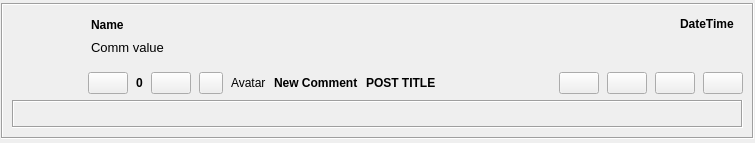
<?xml version="1.0" encoding="UTF-8"?>
<ui version="4.0">
 <class>ChannelsCommentsItem</class>
 <widget class="QWidget" name="ChannelsCommentsItem">
  <property name="geometry">
   <rect>
    <x>0</x>
    <y>0</y>
    <width>755</width>
    <height>143</height>
   </rect>
  </property>
  <layout class="QGridLayout" name="gridLayout_3">
   <property name="leftMargin">
    <number>1</number>
   </property>
   <property name="topMargin">
    <number>1</number>
   </property>
   <property name="rightMargin">
    <number>1</number>
   </property>
   <property name="bottomMargin">
    <number>1</number>
   </property>
   <item row="1" column="0">
    <widget class="QFrame" name="mainFrame">
     <property name="sizePolicy">
      <sizepolicy hsizetype="Expanding" vsizetype="Fixed">
       <horstretch>0</horstretch>
       <verstretch>0</verstretch>
      </sizepolicy>
     </property>
     <property name="autoFillBackground">
      <bool>true</bool>
     </property>
     <property name="frameShape">
      <enum>QFrame::Box</enum>
     </property>
     <property name="frameShadow">
      <enum>QFrame::Sunken</enum>
     </property>
     <layout class="QGridLayout" name="gridLayout_2">
      <property name="topMargin">
       <number>9</number>
      </property>
      <item row="2" column="1">
       <layout class="QHBoxLayout" name="buttonHLayout">
        <property name="spacing">
         <number>8</number>
        </property>
        <item>
         <layout class="QHBoxLayout" name="horizontalLayout">
          <item>
           <widget class="QPushButton" name="voteUpButton">
            <property name="toolTip">
             <string>I like this</string>
            </property>
            <property name="text">
             <string/>
            </property>
           </widget>
          </item>
          <item>
           <widget class="QLabel" name="scoreLabel">
            <property name="font">
             <font>
              <weight>75</weight>
              <bold>true</bold>
             </font>
            </property>
            <property name="text">
             <string>0</string>
            </property>
           </widget>
          </item>
          <item>
           <widget class="QPushButton" name="voteDownButton">
            <property name="toolTip">
             <string>I dislike this</string>
            </property>
            <property name="text">
             <string/>
            </property>
           </widget>
          </item>
         </layout>
        </item>
        <item>
         <widget class="QPushButton" name="readButton">
          <property name="maximumSize">
           <size>
            <width>24</width>
            <height>16777215</height>
           </size>
          </property>
          <property name="focusPolicy">
           <enum>Qt::NoFocus</enum>
          </property>
          <property name="toolTip">
           <string>Toggle Message Read Status</string>
          </property>
          <property name="checkable">
           <bool>true</bool>
          </property>
          <property name="checked">
           <bool>false</bool>
          </property>
          <property name="flat">
           <bool>false</bool>
          </property>
         </widget>
        </item>
        <item>
         <widget class="QLabel" name="logoLabel">
          <property name="text">
           <string>Avatar</string>
          </property>
         </widget>
        </item>
        <item>
         <widget class="QLabel" name="newCommentLabel">
          <property name="sizePolicy">
           <sizepolicy hsizetype="Preferred" vsizetype="Preferred">
            <horstretch>0</horstretch>
            <verstretch>0</verstretch>
           </sizepolicy>
          </property>
          <property name="font">
           <font>
            <weight>75</weight>
            <bold>true</bold>
           </font>
          </property>
          <property name="text">
           <string>New Comment</string>
          </property>
          <property name="scaledContents">
           <bool>true</bool>
          </property>
         </widget>
        </item>
        <item>
         <widget class="QLabel" name="subjectLabel">
          <property name="font">
           <font>
            <weight>75</weight>
            <bold>true</bold>
           </font>
          </property>
          <property name="text">
           <string notr="true">POST TITLE</string>
          </property>
          <property name="openExternalLinks">
           <bool>true</bool>
          </property>
         </widget>
        </item>
        <item>
         <spacer name="horizontalSpacer_2">
          <property name="orientation">
           <enum>Qt::Horizontal</enum>
          </property>
          <property name="sizeHint" stdset="0">
           <size>
            <width>40</width>
            <height>20</height>
           </size>
          </property>
         </spacer>
        </item>
        <item>
         <widget class="QPushButton" name="copyLinkButton">
          <property name="sizePolicy">
           <sizepolicy hsizetype="Fixed" vsizetype="Fixed">
            <horstretch>0</horstretch>
            <verstretch>0</verstretch>
           </sizepolicy>
          </property>
          <property name="focusPolicy">
           <enum>Qt::NoFocus</enum>
          </property>
          <property name="toolTip">
           <string>Copy RetroShare Link</string>
          </property>
          <property name="text">
           <string/>
          </property>
         </widget>
        </item>
        <item>
         <widget class="QPushButton" name="expandButton">
          <property name="sizePolicy">
           <sizepolicy hsizetype="Fixed" vsizetype="Fixed">
            <horstretch>0</horstretch>
            <verstretch>0</verstretch>
           </sizepolicy>
          </property>
          <property name="focusPolicy">
           <enum>Qt::NoFocus</enum>
          </property>
          <property name="toolTip">
           <string>Expand</string>
          </property>
         </widget>
        </item>
        <item>
         <widget class="QPushButton" name="readAndClearButton">
          <property name="sizePolicy">
           <sizepolicy hsizetype="Fixed" vsizetype="Fixed">
            <horstretch>0</horstretch>
            <verstretch>0</verstretch>
           </sizepolicy>
          </property>
          <property name="focusPolicy">
           <enum>Qt::NoFocus</enum>
          </property>
          <property name="toolTip">
           <string>Set as read and remove item</string>
          </property>
         </widget>
        </item>
        <item>
         <widget class="QPushButton" name="clearButton">
          <property name="sizePolicy">
           <sizepolicy hsizetype="Fixed" vsizetype="Fixed">
            <horstretch>0</horstretch>
            <verstretch>0</verstretch>
           </sizepolicy>
          </property>
          <property name="focusPolicy">
           <enum>Qt::NoFocus</enum>
          </property>
          <property name="toolTip">
           <string>Remove Item</string>
          </property>
         </widget>
        </item>
       </layout>
      </item>
      <item row="0" column="1" rowspan="2">
       <widget class="QFrame" name="commentFrame">
        <property name="sizePolicy">
         <sizepolicy hsizetype="Expanding" vsizetype="Preferred">
          <horstretch>0</horstretch>
          <verstretch>0</verstretch>
         </sizepolicy>
        </property>
        <property name="styleSheet">
         <string notr="true"/>
        </property>
        <layout class="QGridLayout" name="gridLayout">
         <property name="leftMargin">
          <number>3</number>
         </property>
         <property name="topMargin">
          <number>3</number>
         </property>
         <property name="rightMargin">
          <number>9</number>
         </property>
         <property name="bottomMargin">
          <number>0</number>
         </property>
         <item row="0" column="2">
          <spacer name="horizontalSpacer_3">
           <property name="orientation">
            <enum>Qt::Horizontal</enum>
           </property>
           <property name="sizeType">
            <enum>QSizePolicy::Expanding</enum>
           </property>
           <property name="sizeHint" stdset="0">
            <size>
             <width>288</width>
             <height>17</height>
            </size>
           </property>
          </spacer>
         </item>
         <item row="0" column="3">
          <widget class="QLabel" name="datetimeLabel">
           <property name="font">
            <font>
             <weight>75</weight>
             <bold>true</bold>
            </font>
           </property>
           <property name="text">
            <string notr="true">DateTime</string>
           </property>
           <property name="alignment">
            <set>Qt::AlignLeading|Qt::AlignLeft|Qt::AlignTop</set>
           </property>
          </widget>
         </item>
         <item row="0" column="0" colspan="2">
          <widget class="GxsIdLabel" name="nameLabel">
           <property name="sizePolicy">
            <sizepolicy hsizetype="Preferred" vsizetype="Fixed">
             <horstretch>0</horstretch>
             <verstretch>0</verstretch>
            </sizepolicy>
           </property>
           <property name="font">
            <font>
             <weight>75</weight>
             <bold>true</bold>
            </font>
           </property>
           <property name="text">
            <string>Name</string>
           </property>
           <property name="alignment">
            <set>Qt::AlignLeading|Qt::AlignLeft|Qt::AlignVCenter</set>
           </property>
          </widget>
         </item>
         <item row="1" column="0" colspan="4">
          <widget class="QLabel" name="commLabel">
           <property name="sizePolicy">
            <sizepolicy hsizetype="Preferred" vsizetype="Preferred">
             <horstretch>0</horstretch>
             <verstretch>0</verstretch>
            </sizepolicy>
           </property>
           <property name="font">
            <font>
             <family>MS Sans Serif</family>
             <pointsize>10</pointsize>
            </font>
           </property>
           <property name="text">
            <string>Comm value</string>
           </property>
           <property name="alignment">
            <set>Qt::AlignLeading|Qt::AlignLeft|Qt::AlignTop</set>
           </property>
           <property name="wordWrap">
            <bool>true</bool>
           </property>
           <property name="textInteractionFlags">
            <set>Qt::LinksAccessibleByMouse|Qt::TextSelectableByMouse</set>
           </property>
          </widget>
         </item>
        </layout>
       </widget>
      </item>
      <item row="0" column="0" rowspan="3">
       <layout class="QVBoxLayout" name="verticalLayout">
        <item>
         <widget class="QLabel" name="avatarLabel">
          <property name="sizePolicy">
           <sizepolicy hsizetype="Preferred" vsizetype="Maximum">
            <horstretch>0</horstretch>
            <verstretch>0</verstretch>
           </sizepolicy>
          </property>
          <property name="minimumSize">
           <size>
            <width>70</width>
            <height>70</height>
           </size>
          </property>
          <property name="maximumSize">
           <size>
            <width>70</width>
            <height>70</height>
           </size>
          </property>
          <property name="text">
           <string/>
          </property>
          <property name="scaledContents">
           <bool>true</bool>
          </property>
          <property name="alignment">
           <set>Qt::AlignCenter</set>
          </property>
         </widget>
        </item>
        <item>
         <spacer name="verticalSpacer">
          <property name="orientation">
           <enum>Qt::Vertical</enum>
          </property>
          <property name="sizeHint" stdset="0">
           <size>
            <width>58</width>
            <height>10</height>
           </size>
          </property>
         </spacer>
        </item>
       </layout>
      </item>
      <item row="3" column="0" colspan="2">
       <widget class="QFrame" name="expandFrame">
        <layout class="QVBoxLayout" name="expandFrameVLayout">
         <property name="leftMargin">
          <number>0</number>
         </property>
         <property name="topMargin">
          <number>0</number>
         </property>
         <property name="rightMargin">
          <number>0</number>
         </property>
         <property name="bottomMargin">
          <number>0</number>
         </property>
         <item>
          <widget class="QFrame" name="replyFrame">
           <property name="frameShape">
            <enum>QFrame::Box</enum>
           </property>
           <property name="frameShadow">
            <enum>QFrame::Sunken</enum>
           </property>
           <layout class="QVBoxLayout" name="msgFrameVLayout">
            <property name="leftMargin">
             <number>5</number>
            </property>
            <property name="topMargin">
             <number>5</number>
            </property>
            <property name="rightMargin">
             <number>5</number>
            </property>
            <property name="bottomMargin">
             <number>5</number>
            </property>
            <item>
             <widget class="QLabel" name="replyLabel">
              <property name="sizePolicy">
               <sizepolicy hsizetype="MinimumExpanding" vsizetype="Preferred">
                <horstretch>0</horstretch>
                <verstretch>0</verstretch>
               </sizepolicy>
              </property>
              <property name="wordWrap">
               <bool>true</bool>
              </property>
              <property name="margin">
               <number>6</number>
              </property>
              <property name="indent">
               <number>-1</number>
              </property>
              <property name="openExternalLinks">
               <bool>true</bool>
              </property>
              <property name="textInteractionFlags">
               <set>Qt::LinksAccessibleByMouse|Qt::TextSelectableByKeyboard|Qt::TextSelectableByMouse</set>
              </property>
             </widget>
            </item>
           </layout>
          </widget>
         </item>
        </layout>
       </widget>
      </item>
     </layout>
    </widget>
   </item>
  </layout>
 </widget>
 <customwidgets>
  <customwidget>
   <class>GxsIdLabel</class>
   <extends>QLabel</extends>
   <header>gui/gxs/GxsIdLabel.h</header>
  </customwidget>
 </customwidgets>
 <resources>
  <include location="../icons.qrc"/>
 </resources>
 <connections/>
</ui>
